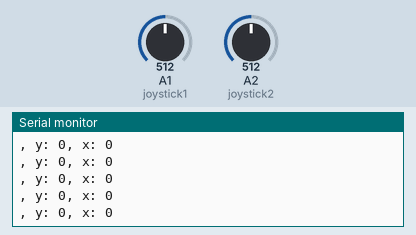
Simulated run of this sketch. Board: Arduino Leonardo, built with avr-gcc and run on an emulated ATmega32U4. On the bench: the last lines printed to the serial monitor. Inputs (shaded band) come from the test bench; at power-on: A2 (joystick2) = 512, A1 (joystick1) = 512. USB keyboard and mouse output is not drawn.

Above: at 1.2 s.
1.3 s: A2 (joystick2) set to 716
At 2.1 s:
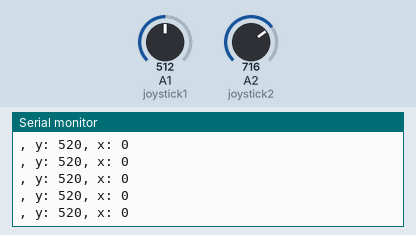
2.8 s: A2 (joystick2) set to 900
At 3.5 s:
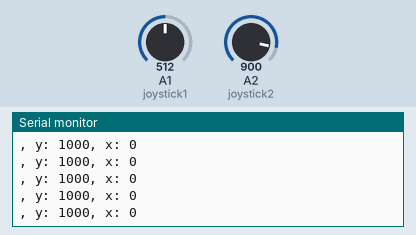
4.3 s: A2 (joystick2) set to 0
At 4.8 s:
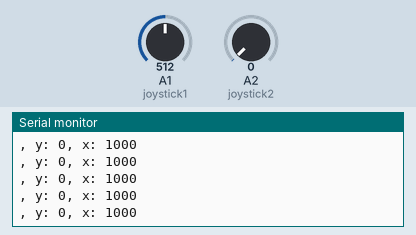
Timing chart, 0 to 6.3 s (numbered marks = the images above; inputs shaded):
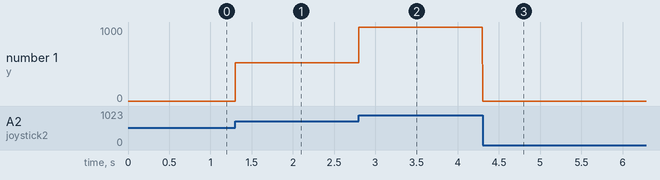

Measured:
- after the input at 1.3 s, the serial monitor: prints a new line at once (image 1)
- after the input at 2.8 s, the serial monitor: prints a new line at once (image 2)
- after the input at 4.3 s, the serial monitor: prints a new line at once (image 3)
- plotted number 1: 0 → 520 after the input at 1.3 s, 520 → 1000 after the input at 2.8 s

The sketch:

Core1Test.ino
```cpp
#include <Joystick.h>                                             // Usage: int 'buttonName'[] = {'pin1', 'pin2', ..., 'pinN'};

    // Joystick pins
    int joystick1 = A1;                                                                         // Usage: int 'joystickY' = 'pin';
    int joystick2 = A2;                                                                         // Usage: int 'joystickX' = 'pin';
//Core1
    void setup() {
            Serial.begin(115200);                                                                   // Initialize serial communication at 115200 baud rate
            Joystick.begin();                                                                       // Initialize the Joystick library
    }

    void loop() {
        //Joystick
            Joystick.Z(constrain(map(analogRead(joystick1), 110, 990, 0, 1000), 0, 1000));         // Usage: Joystick.'axis'(constrain(map(analogRead('pin'), 'min', 'max', 'min', 'max'), 'min', 'max'));
            Joystick.sliderRight(constrain(map(analogRead(joystick2), 560, 860, 0, 1000), 0, 1000));         // Usage: Joystick.'axis'(constrain(map(analogRead('pin'), 'min', 'max', 'min', 'max'), 'min', 'max'));
            Joystick.sliderLeft(constrain(map(analogRead(joystick2), 30, 440, 1000, 0), 0, 1000));          // Usage: Joystick.'axis'(constrain(map(analogRead('pin'), 'min', 'max', 'min', 'max'), 'min', 'max'));

            Joystick.send_now();                                                                   // Send the joystick state to the host computer
        //Joystick

        //Dev
            int zValue = constrain(map(analogRead(joystick1), 110, 990, 0, 1000), 0, 1000);        // Read the Z-axis value from the joystick
            int yValue = constrain(map(analogRead(joystick2), 560, 860, 0, 1000), 0, 1000);        // Read the Rz-axis value from the joystick
            int xValue = constrain(map(analogRead(joystick2), 30, 440, 1000, 0), 0, 1000);
            //Serial.print("z: ");
            //Serial.print(zValue);
            Serial.print(", y: ");
            Serial.print(yValue);
            Serial.print(", x: ");
            Serial.println(xValue);
        //Dev
    }
//Core1
```
